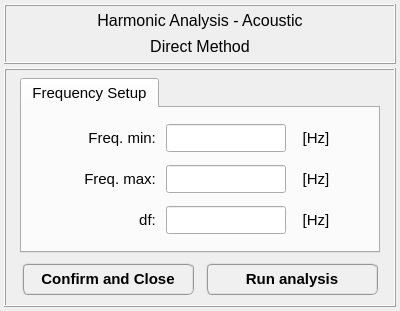
<?xml version="1.0" encoding="UTF-8"?>
<ui version="4.0">
 <class>Dialog</class>
 <widget class="QDialog" name="Dialog">
  <property name="windowModality">
   <enum>Qt::NonModal</enum>
  </property>
  <property name="geometry">
   <rect>
    <x>0</x>
    <y>0</y>
    <width>400</width>
    <height>311</height>
   </rect>
  </property>
  <property name="sizePolicy">
   <sizepolicy hsizetype="Fixed" vsizetype="Fixed">
    <horstretch>0</horstretch>
    <verstretch>0</verstretch>
   </sizepolicy>
  </property>
  <property name="minimumSize">
   <size>
    <width>400</width>
    <height>280</height>
   </size>
  </property>
  <property name="maximumSize">
   <size>
    <width>400</width>
    <height>311</height>
   </size>
  </property>
  <property name="contextMenuPolicy">
   <enum>Qt::DefaultContextMenu</enum>
  </property>
  <property name="windowTitle">
   <string>Harmonic analysis setup</string>
  </property>
  <property name="windowIcon">
   <iconset>
    <normaloff>../../../../../../Downloads/load - Copia.png</normaloff>../../../../../../Downloads/load - Copia.png</iconset>
  </property>
  <property name="whatsThis">
   <string/>
  </property>
  <layout class="QGridLayout" name="gridLayout">
   <property name="leftMargin">
    <number>4</number>
   </property>
   <property name="topMargin">
    <number>4</number>
   </property>
   <property name="rightMargin">
    <number>4</number>
   </property>
   <property name="bottomMargin">
    <number>4</number>
   </property>
   <property name="spacing">
    <number>4</number>
   </property>
   <item row="0" column="0">
    <widget class="QFrame" name="frame_3">
     <property name="minimumSize">
      <size>
       <width>380</width>
       <height>60</height>
      </size>
     </property>
     <property name="maximumSize">
      <size>
       <width>400</width>
       <height>60</height>
      </size>
     </property>
     <property name="frameShape">
      <enum>QFrame::Box</enum>
     </property>
     <property name="frameShadow">
      <enum>QFrame::Raised</enum>
     </property>
     <property name="lineWidth">
      <number>1</number>
     </property>
     <layout class="QGridLayout" name="gridLayout_2">
      <property name="leftMargin">
       <number>2</number>
      </property>
      <property name="topMargin">
       <number>2</number>
      </property>
      <property name="rightMargin">
       <number>2</number>
      </property>
      <property name="bottomMargin">
       <number>2</number>
      </property>
      <property name="spacing">
       <number>2</number>
      </property>
      <item row="0" column="0">
       <widget class="QLabel" name="label_title">
        <property name="minimumSize">
         <size>
          <width>0</width>
          <height>24</height>
         </size>
        </property>
        <property name="maximumSize">
         <size>
          <width>16777215</width>
          <height>24</height>
         </size>
        </property>
        <property name="font">
         <font>
          <family>MS Shell Dlg 2</family>
          <pointsize>12</pointsize>
          <weight>50</weight>
          <italic>false</italic>
          <bold>false</bold>
         </font>
        </property>
        <property name="text">
         <string>Harmonic Analysis - Acoustic</string>
        </property>
        <property name="textFormat">
         <enum>Qt::AutoText</enum>
        </property>
        <property name="alignment">
         <set>Qt::AlignCenter</set>
        </property>
       </widget>
      </item>
      <item row="1" column="0">
       <widget class="QLabel" name="label_subtitle">
        <property name="minimumSize">
         <size>
          <width>0</width>
          <height>24</height>
         </size>
        </property>
        <property name="maximumSize">
         <size>
          <width>16777215</width>
          <height>24</height>
         </size>
        </property>
        <property name="font">
         <font>
          <family>MS Shell Dlg 2</family>
          <pointsize>12</pointsize>
          <weight>50</weight>
          <italic>false</italic>
          <bold>false</bold>
         </font>
        </property>
        <property name="text">
         <string>Direct Method</string>
        </property>
        <property name="textFormat">
         <enum>Qt::AutoText</enum>
        </property>
        <property name="alignment">
         <set>Qt::AlignCenter</set>
        </property>
       </widget>
      </item>
     </layout>
    </widget>
   </item>
   <item row="1" column="0">
    <widget class="QFrame" name="frame_2">
     <property name="minimumSize">
      <size>
       <width>380</width>
       <height>239</height>
      </size>
     </property>
     <property name="maximumSize">
      <size>
       <width>400</width>
       <height>240</height>
      </size>
     </property>
     <property name="font">
      <font>
       <pointsize>2</pointsize>
      </font>
     </property>
     <property name="frameShape">
      <enum>QFrame::Box</enum>
     </property>
     <property name="frameShadow">
      <enum>QFrame::Raised</enum>
     </property>
     <layout class="QGridLayout" name="gridLayout_4">
      <property name="leftMargin">
       <number>4</number>
      </property>
      <property name="topMargin">
       <number>8</number>
      </property>
      <property name="rightMargin">
       <number>4</number>
      </property>
      <property name="bottomMargin">
       <number>4</number>
      </property>
      <property name="horizontalSpacing">
       <number>2</number>
      </property>
      <property name="verticalSpacing">
       <number>4</number>
      </property>
      <item row="0" column="0">
       <widget class="QTabWidget" name="tabWidget">
        <property name="maximumSize">
         <size>
          <width>360</width>
          <height>16777215</height>
         </size>
        </property>
        <property name="font">
         <font>
          <family>MS Shell Dlg 2</family>
          <pointsize>11</pointsize>
          <weight>50</weight>
          <italic>false</italic>
          <bold>false</bold>
         </font>
        </property>
        <property name="currentIndex">
         <number>0</number>
        </property>
        <widget class="QWidget" name="tab_2">
         <attribute name="title">
          <string>Frequency Setup</string>
         </attribute>
         <layout class="QGridLayout" name="gridLayout_5">
          <item row="0" column="2">
           <widget class="QLineEdit" name="lineEdit_min">
            <property name="minimumSize">
             <size>
              <width>120</width>
              <height>28</height>
             </size>
            </property>
            <property name="maximumSize">
             <size>
              <width>120</width>
              <height>28</height>
             </size>
            </property>
            <property name="font">
             <font>
              <family>Arial</family>
              <pointsize>11</pointsize>
              <weight>75</weight>
              <italic>true</italic>
              <bold>true</bold>
             </font>
            </property>
            <property name="styleSheet">
             <string notr="true"/>
            </property>
            <property name="alignment">
             <set>Qt::AlignCenter</set>
            </property>
           </widget>
          </item>
          <item row="1" column="1">
           <widget class="QLabel" name="label_23">
            <property name="minimumSize">
             <size>
              <width>100</width>
              <height>28</height>
             </size>
            </property>
            <property name="maximumSize">
             <size>
              <width>100</width>
              <height>28</height>
             </size>
            </property>
            <property name="font">
             <font>
              <family>MS Shell Dlg 2</family>
              <pointsize>11</pointsize>
              <italic>false</italic>
             </font>
            </property>
            <property name="text">
             <string>Freq. max: </string>
            </property>
            <property name="alignment">
             <set>Qt::AlignRight|Qt::AlignTrailing|Qt::AlignVCenter</set>
            </property>
           </widget>
          </item>
          <item row="1" column="2">
           <widget class="QLineEdit" name="lineEdit_max">
            <property name="minimumSize">
             <size>
              <width>120</width>
              <height>28</height>
             </size>
            </property>
            <property name="maximumSize">
             <size>
              <width>120</width>
              <height>28</height>
             </size>
            </property>
            <property name="font">
             <font>
              <family>Arial</family>
              <pointsize>11</pointsize>
              <weight>75</weight>
              <italic>true</italic>
              <bold>true</bold>
             </font>
            </property>
            <property name="styleSheet">
             <string notr="true"/>
            </property>
            <property name="alignment">
             <set>Qt::AlignCenter</set>
            </property>
           </widget>
          </item>
          <item row="0" column="1">
           <widget class="QLabel" name="label_22">
            <property name="minimumSize">
             <size>
              <width>100</width>
              <height>28</height>
             </size>
            </property>
            <property name="maximumSize">
             <size>
              <width>100</width>
              <height>28</height>
             </size>
            </property>
            <property name="font">
             <font>
              <family>MS Shell Dlg 2</family>
              <pointsize>11</pointsize>
              <italic>false</italic>
             </font>
            </property>
            <property name="text">
             <string>Freq. min: </string>
            </property>
            <property name="alignment">
             <set>Qt::AlignRight|Qt::AlignTrailing|Qt::AlignVCenter</set>
            </property>
           </widget>
          </item>
          <item row="0" column="3">
           <widget class="QLabel" name="label_24">
            <property name="minimumSize">
             <size>
              <width>48</width>
              <height>28</height>
             </size>
            </property>
            <property name="maximumSize">
             <size>
              <width>48</width>
              <height>28</height>
             </size>
            </property>
            <property name="font">
             <font>
              <family>MS Shell Dlg 2</family>
              <pointsize>11</pointsize>
              <italic>false</italic>
             </font>
            </property>
            <property name="text">
             <string>[Hz]</string>
            </property>
            <property name="alignment">
             <set>Qt::AlignCenter</set>
            </property>
           </widget>
          </item>
          <item row="1" column="3">
           <widget class="QLabel" name="label_25">
            <property name="minimumSize">
             <size>
              <width>48</width>
              <height>28</height>
             </size>
            </property>
            <property name="maximumSize">
             <size>
              <width>48</width>
              <height>28</height>
             </size>
            </property>
            <property name="font">
             <font>
              <family>MS Shell Dlg 2</family>
              <pointsize>11</pointsize>
              <italic>false</italic>
             </font>
            </property>
            <property name="text">
             <string>[Hz]</string>
            </property>
            <property name="alignment">
             <set>Qt::AlignCenter</set>
            </property>
           </widget>
          </item>
          <item row="2" column="3">
           <widget class="QLabel" name="label_26">
            <property name="minimumSize">
             <size>
              <width>48</width>
              <height>28</height>
             </size>
            </property>
            <property name="maximumSize">
             <size>
              <width>48</width>
              <height>28</height>
             </size>
            </property>
            <property name="font">
             <font>
              <family>MS Shell Dlg 2</family>
              <pointsize>11</pointsize>
              <italic>false</italic>
             </font>
            </property>
            <property name="text">
             <string>[Hz]</string>
            </property>
            <property name="alignment">
             <set>Qt::AlignCenter</set>
            </property>
           </widget>
          </item>
          <item row="2" column="2">
           <widget class="QLineEdit" name="lineEdit_step">
            <property name="minimumSize">
             <size>
              <width>120</width>
              <height>28</height>
             </size>
            </property>
            <property name="maximumSize">
             <size>
              <width>120</width>
              <height>28</height>
             </size>
            </property>
            <property name="font">
             <font>
              <family>Arial</family>
              <pointsize>11</pointsize>
              <weight>75</weight>
              <italic>true</italic>
              <bold>true</bold>
             </font>
            </property>
            <property name="styleSheet">
             <string notr="true"/>
            </property>
            <property name="alignment">
             <set>Qt::AlignCenter</set>
            </property>
           </widget>
          </item>
          <item row="2" column="1">
           <widget class="QLabel" name="label_21">
            <property name="minimumSize">
             <size>
              <width>100</width>
              <height>28</height>
             </size>
            </property>
            <property name="maximumSize">
             <size>
              <width>100</width>
              <height>28</height>
             </size>
            </property>
            <property name="font">
             <font>
              <family>MS Shell Dlg 2</family>
              <pointsize>11</pointsize>
              <italic>false</italic>
             </font>
            </property>
            <property name="text">
             <string>df: </string>
            </property>
            <property name="alignment">
             <set>Qt::AlignRight|Qt::AlignTrailing|Qt::AlignVCenter</set>
            </property>
           </widget>
          </item>
          <item row="0" column="0">
           <widget class="QFrame" name="frame_4">
            <property name="frameShape">
             <enum>QFrame::NoFrame</enum>
            </property>
            <property name="frameShadow">
             <enum>QFrame::Raised</enum>
            </property>
           </widget>
          </item>
          <item row="0" column="4">
           <widget class="QFrame" name="frame_5">
            <property name="frameShape">
             <enum>QFrame::NoFrame</enum>
            </property>
            <property name="frameShadow">
             <enum>QFrame::Raised</enum>
            </property>
           </widget>
          </item>
         </layout>
        </widget>
       </widget>
      </item>
      <item row="1" column="0">
       <widget class="QFrame" name="frame">
        <property name="minimumSize">
         <size>
          <width>0</width>
          <height>44</height>
         </size>
        </property>
        <property name="maximumSize">
         <size>
          <width>16777215</width>
          <height>44</height>
         </size>
        </property>
        <property name="frameShape">
         <enum>QFrame::NoFrame</enum>
        </property>
        <property name="frameShadow">
         <enum>QFrame::Raised</enum>
        </property>
        <layout class="QGridLayout" name="gridLayout_3">
         <property name="leftMargin">
          <number>2</number>
         </property>
         <property name="topMargin">
          <number>2</number>
         </property>
         <property name="rightMargin">
          <number>2</number>
         </property>
         <property name="bottomMargin">
          <number>2</number>
         </property>
         <property name="horizontalSpacing">
          <number>12</number>
         </property>
         <property name="verticalSpacing">
          <number>2</number>
         </property>
         <item row="0" column="0">
          <widget class="QPushButton" name="pushButton_confirm_close">
           <property name="minimumSize">
            <size>
             <width>0</width>
             <height>32</height>
            </size>
           </property>
           <property name="maximumSize">
            <size>
             <width>16777215</width>
             <height>32</height>
            </size>
           </property>
           <property name="font">
            <font>
             <family>MS Shell Dlg 2</family>
             <pointsize>11</pointsize>
             <weight>75</weight>
             <italic>false</italic>
             <bold>true</bold>
            </font>
           </property>
           <property name="styleSheet">
            <string notr="true">QPushButton{border-radius: 6px; border-color: rgb(150, 150, 150); border-style: ridge; border-width: 2px; color: rgb(0, 0, 0); background-color: rgb(240, 240, 240); font: 75 bold 11pt &quot;MS Shell Dlg 2&quot;}
QPushButton:hover{border-radius: 6px; border-color: rgb(0, 170, 255); border-style: ridge; border-width: 2px; color: rgb(0, 0, 0); background-color: rgba(174, 213, 255, 100); font: 75 bold 11pt &quot;MS Shell Dlg 2&quot;}
QPushButton:pressed{border-radius: 6px; border-color: rgb(0, 170, 255); border-style: ridge; border-width: 3px; color: rgb(0, 0, 0); background-color: rgb(174, 213, 255); font: 75 bold 11pt &quot;MS Shell Dlg 2&quot;}</string>
           </property>
           <property name="text">
            <string>Confirm and Close</string>
           </property>
          </widget>
         </item>
         <item row="0" column="1">
          <widget class="QPushButton" name="pushButton_confirm_run_analysis">
           <property name="minimumSize">
            <size>
             <width>0</width>
             <height>32</height>
            </size>
           </property>
           <property name="maximumSize">
            <size>
             <width>16777215</width>
             <height>32</height>
            </size>
           </property>
           <property name="font">
            <font>
             <family>MS Shell Dlg 2</family>
             <pointsize>11</pointsize>
             <weight>75</weight>
             <italic>false</italic>
             <bold>true</bold>
            </font>
           </property>
           <property name="styleSheet">
            <string notr="true">QPushButton{border-radius: 6px; border-color: rgb(150, 150, 150); border-style: ridge; border-width: 2px; color: rgb(0, 0, 0); background-color: rgb(240, 240, 240); font: 75 bold 11pt &quot;MS Shell Dlg 2&quot;}
QPushButton:hover{border-radius: 6px; border-color: rgb(0, 170, 255); border-style: ridge; border-width: 2px; color: rgb(0, 0, 0); background-color: rgba(174, 213, 255, 100); font: 75 bold 11pt &quot;MS Shell Dlg 2&quot;}
QPushButton:pressed{border-radius: 6px; border-color: rgb(0, 170, 255); border-style: ridge; border-width: 3px; color: rgb(0, 0, 0); background-color: rgb(174, 213, 255); font: 75 bold 11pt &quot;MS Shell Dlg 2&quot;}</string>
           </property>
           <property name="text">
            <string>Run analysis</string>
           </property>
          </widget>
         </item>
        </layout>
       </widget>
      </item>
     </layout>
    </widget>
   </item>
  </layout>
 </widget>
 <resources/>
 <connections/>
</ui>
